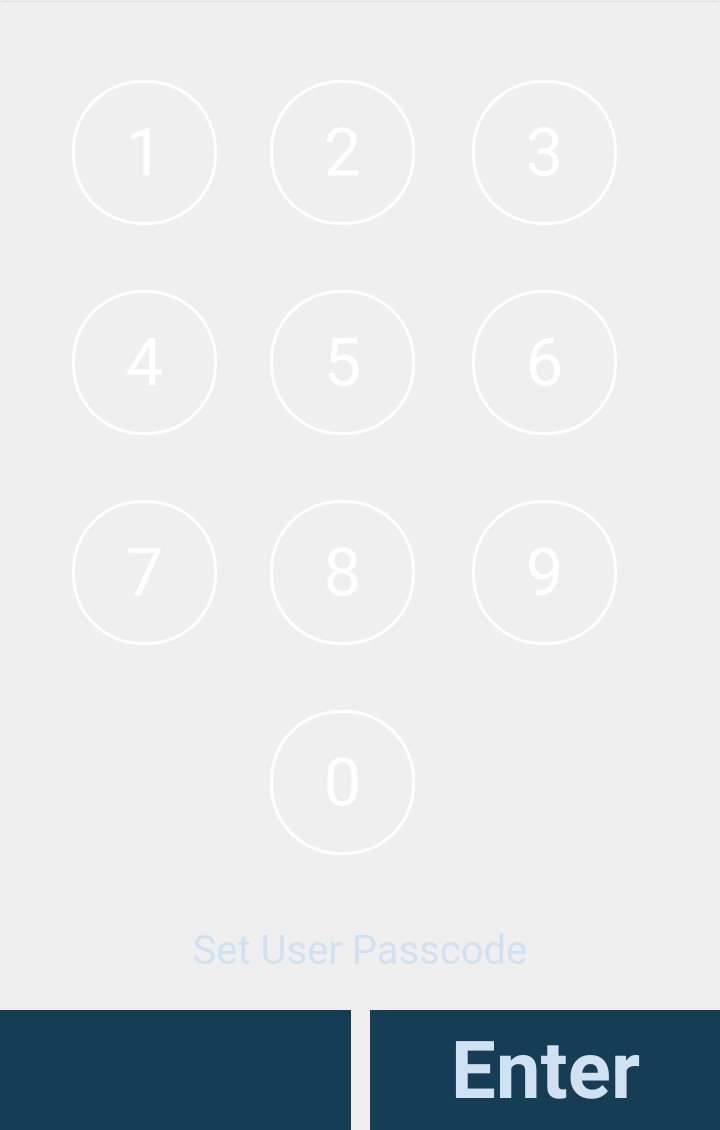
<?xml version="1.0" encoding="UTF-8"?>
<ui version="4.0">
 <class>SetUserPasscode</class>
 <widget class="QWidget" name="SetUserPasscode">
  <property name="geometry">
   <rect>
    <x>0</x>
    <y>0</y>
    <width>720</width>
    <height>1130</height>
   </rect>
  </property>
  <property name="font">
   <font>
    <family>Roboto</family>
   </font>
  </property>
  <property name="windowTitle">
   <string>Form</string>
  </property>
  <widget class="QStackedWidget" name="stackedWidget">
   <property name="geometry">
    <rect>
     <x>0</x>
     <y>0</y>
     <width>720</width>
     <height>1130</height>
    </rect>
   </property>
   <widget class="QWidget" name="page">
    <widget class="QLabel" name="labelTitle">
     <property name="geometry">
      <rect>
       <x>0</x>
       <y>930</y>
       <width>720</width>
       <height>40</height>
      </rect>
     </property>
     <property name="font">
      <font>
       <family>Roboto</family>
       <pointsize>30</pointsize>
      </font>
     </property>
     <property name="styleSheet">
      <string notr="true">color: rgb(208,225,241);</string>
     </property>
     <property name="text">
      <string>Set User Passcode</string>
     </property>
     <property name="alignment">
      <set>Qt::AlignCenter</set>
     </property>
    </widget>
    <widget class="QPushButton" name="button6">
     <property name="geometry">
      <rect>
       <x>472</x>
       <y>290</y>
       <width>145</width>
       <height>145</height>
      </rect>
     </property>
     <property name="font">
      <font>
       <family>Roboto</family>
       <pointsize>50</pointsize>
      </font>
     </property>
     <property name="styleSheet">
      <string notr="true">border: 3px solid rgb(255, 255, 255);
border-radius: 70%;
background-color: rgb(255, 255, 255,0);
color: rgb(255, 255, 255)</string>
     </property>
     <property name="text">
      <string>6</string>
     </property>
    </widget>
    <widget class="QPushButton" name="button9">
     <property name="geometry">
      <rect>
       <x>472</x>
       <y>500</y>
       <width>145</width>
       <height>145</height>
      </rect>
     </property>
     <property name="font">
      <font>
       <family>Roboto</family>
       <pointsize>50</pointsize>
      </font>
     </property>
     <property name="styleSheet">
      <string notr="true">border: 3px solid rgb(255, 255, 255);
border-radius: 70%;
background-color: rgb(255, 255, 255,0);
color: rgb(255, 255, 255)</string>
     </property>
     <property name="text">
      <string>9</string>
     </property>
    </widget>
    <widget class="QPushButton" name="button7">
     <property name="geometry">
      <rect>
       <x>72</x>
       <y>500</y>
       <width>145</width>
       <height>145</height>
      </rect>
     </property>
     <property name="font">
      <font>
       <family>Roboto</family>
       <pointsize>50</pointsize>
      </font>
     </property>
     <property name="styleSheet">
      <string notr="true">border: 3px solid rgb(255, 255, 255);
border-radius: 70%;
background-color: rgb(255, 255, 255,0);
color: rgb(255, 255, 255)</string>
     </property>
     <property name="text">
      <string>7</string>
     </property>
    </widget>
    <widget class="QPushButton" name="button4">
     <property name="geometry">
      <rect>
       <x>72</x>
       <y>290</y>
       <width>145</width>
       <height>145</height>
      </rect>
     </property>
     <property name="font">
      <font>
       <family>Roboto</family>
       <pointsize>50</pointsize>
      </font>
     </property>
     <property name="styleSheet">
      <string notr="true">border: 3px solid rgb(255, 255, 255);
border-radius: 70%;
background-color: rgb(255, 255, 255,0);
color: rgb(255, 255, 255)</string>
     </property>
     <property name="text">
      <string>4</string>
     </property>
    </widget>
    <widget class="QPushButton" name="button2">
     <property name="geometry">
      <rect>
       <x>270</x>
       <y>80</y>
       <width>145</width>
       <height>145</height>
      </rect>
     </property>
     <property name="font">
      <font>
       <family>Roboto</family>
       <pointsize>50</pointsize>
      </font>
     </property>
     <property name="styleSheet">
      <string notr="true">border: 3px solid rgb(255, 255, 255);
border-radius: 70%;
background-color: rgb(255, 255, 255,0);
color: rgb(255, 255, 255)</string>
     </property>
     <property name="text">
      <string>2</string>
     </property>
    </widget>
    <widget class="QLineEdit" name="lineEditPasscode">
     <property name="enabled">
      <bool>false</bool>
     </property>
     <property name="geometry">
      <rect>
       <x>0</x>
       <y>0</y>
       <width>720</width>
       <height>52</height>
      </rect>
     </property>
     <property name="font">
      <font>
       <family>Roboto</family>
       <pointsize>40</pointsize>
       <weight>75</weight>
       <bold>true</bold>
      </font>
     </property>
     <property name="styleSheet">
      <string notr="true">background-color: rgb(255, 255, 255,0);
color: rgb(255, 255, 255)</string>
     </property>
     <property name="maxLength">
      <number>8</number>
     </property>
     <property name="alignment">
      <set>Qt::AlignCenter</set>
     </property>
    </widget>
    <widget class="QPushButton" name="button5">
     <property name="geometry">
      <rect>
       <x>270</x>
       <y>290</y>
       <width>145</width>
       <height>145</height>
      </rect>
     </property>
     <property name="font">
      <font>
       <family>Roboto</family>
       <pointsize>50</pointsize>
      </font>
     </property>
     <property name="styleSheet">
      <string notr="true">border: 3px solid rgb(255, 255, 255);
border-radius: 70%;
background-color: rgb(255, 255, 255,0);
color: rgb(255, 255, 255)</string>
     </property>
     <property name="text">
      <string>5</string>
     </property>
    </widget>
    <widget class="QPushButton" name="button3">
     <property name="geometry">
      <rect>
       <x>472</x>
       <y>80</y>
       <width>145</width>
       <height>145</height>
      </rect>
     </property>
     <property name="font">
      <font>
       <family>Roboto</family>
       <pointsize>50</pointsize>
      </font>
     </property>
     <property name="styleSheet">
      <string notr="true">border: 3px solid rgb(255, 255, 255);
border-radius: 70%;
background-color: rgb(255, 255, 255,0);
color: rgb(255, 255, 255)</string>
     </property>
     <property name="text">
      <string>3</string>
     </property>
    </widget>
    <widget class="QPushButton" name="button1">
     <property name="geometry">
      <rect>
       <x>72</x>
       <y>80</y>
       <width>145</width>
       <height>145</height>
      </rect>
     </property>
     <property name="sizePolicy">
      <sizepolicy hsizetype="Fixed" vsizetype="Fixed">
       <horstretch>0</horstretch>
       <verstretch>0</verstretch>
      </sizepolicy>
     </property>
     <property name="font">
      <font>
       <family>Roboto</family>
       <pointsize>50</pointsize>
      </font>
     </property>
     <property name="styleSheet">
      <string notr="true">border: 3px solid rgb(255, 255, 255);
border-radius: 70%;
background-color: rgb(255, 255, 255,0);
color: rgb(255, 255, 255)</string>
     </property>
     <property name="text">
      <string>1</string>
     </property>
    </widget>
    <widget class="QPushButton" name="button8">
     <property name="geometry">
      <rect>
       <x>270</x>
       <y>500</y>
       <width>145</width>
       <height>145</height>
      </rect>
     </property>
     <property name="font">
      <font>
       <family>Roboto</family>
       <pointsize>50</pointsize>
      </font>
     </property>
     <property name="styleSheet">
      <string notr="true">border: 3px solid rgb(255, 255, 255);
border-radius: 70%;
background-color: rgb(255, 255, 255,0);
color: rgb(255, 255, 255)</string>
     </property>
     <property name="text">
      <string>8</string>
     </property>
    </widget>
    <widget class="QPushButton" name="buttonBack">
     <property name="geometry">
      <rect>
       <x>0</x>
       <y>1010</y>
       <width>351</width>
       <height>121</height>
      </rect>
     </property>
     <property name="font">
      <font>
       <family>Roboto</family>
       <pointsize>14</pointsize>
       <weight>75</weight>
       <bold>true</bold>
      </font>
     </property>
     <property name="styleSheet">
      <string notr="true">border-radius: 70%;
background-color: rgb(22,61,86);
color: rgb(208,225,241)</string>
     </property>
     <property name="text">
      <string/>
     </property>
     <property name="icon">
      <iconset resource="resources.qrc">
       <normaloff>:/Images/XatekUI_BackArrow.png</normaloff>:/Images/XatekUI_BackArrow.png</iconset>
     </property>
     <property name="iconSize">
      <size>
       <width>73</width>
       <height>62</height>
      </size>
     </property>
    </widget>
    <widget class="QPushButton" name="button0">
     <property name="geometry">
      <rect>
       <x>270</x>
       <y>710</y>
       <width>145</width>
       <height>145</height>
      </rect>
     </property>
     <property name="font">
      <font>
       <family>Roboto</family>
       <pointsize>50</pointsize>
      </font>
     </property>
     <property name="styleSheet">
      <string notr="true">border: 3px solid rgb(255, 255, 255);
border-radius: 70%;
background-color: rgb(255, 255, 255,0);
color: rgb(255, 255, 255)</string>
     </property>
     <property name="text">
      <string>0</string>
     </property>
    </widget>
    <widget class="QPushButton" name="buttonEnter">
     <property name="geometry">
      <rect>
       <x>370</x>
       <y>1010</y>
       <width>351</width>
       <height>121</height>
      </rect>
     </property>
     <property name="font">
      <font>
       <family>Roboto</family>
       <pointsize>60</pointsize>
       <weight>75</weight>
       <bold>true</bold>
      </font>
     </property>
     <property name="styleSheet">
      <string notr="true">border-radius: 70%;
background-color: rgb(22,61,86);
color: rgb(208,225,241)</string>
     </property>
     <property name="text">
      <string>Enter</string>
     </property>
     <property name="iconSize">
      <size>
       <width>170</width>
       <height>86</height>
      </size>
     </property>
    </widget>
    <widget class="QLabel" name="EnteredPassCode">
     <property name="geometry">
      <rect>
       <x>0</x>
       <y>286</y>
       <width>721</width>
       <height>151</height>
      </rect>
     </property>
     <property name="font">
      <font>
       <pointsize>60</pointsize>
      </font>
     </property>
     <property name="styleSheet">
      <string notr="true">color: rgb(208,225,241);</string>
     </property>
     <property name="text">
      <string/>
     </property>
     <property name="alignment">
      <set>Qt::AlignCenter</set>
     </property>
    </widget>
   </widget>
  </widget>
 </widget>
 <tabstops>
  <tabstop>button1</tabstop>
  <tabstop>button2</tabstop>
  <tabstop>button3</tabstop>
  <tabstop>button4</tabstop>
  <tabstop>button5</tabstop>
  <tabstop>button6</tabstop>
  <tabstop>button7</tabstop>
  <tabstop>button8</tabstop>
  <tabstop>button9</tabstop>
  <tabstop>button0</tabstop>
  <tabstop>buttonBack</tabstop>
  <tabstop>buttonEnter</tabstop>
  <tabstop>lineEditPasscode</tabstop>
 </tabstops>
 <resources>
  <include location="resources.qrc"/>
 </resources>
 <connections/>
</ui>
